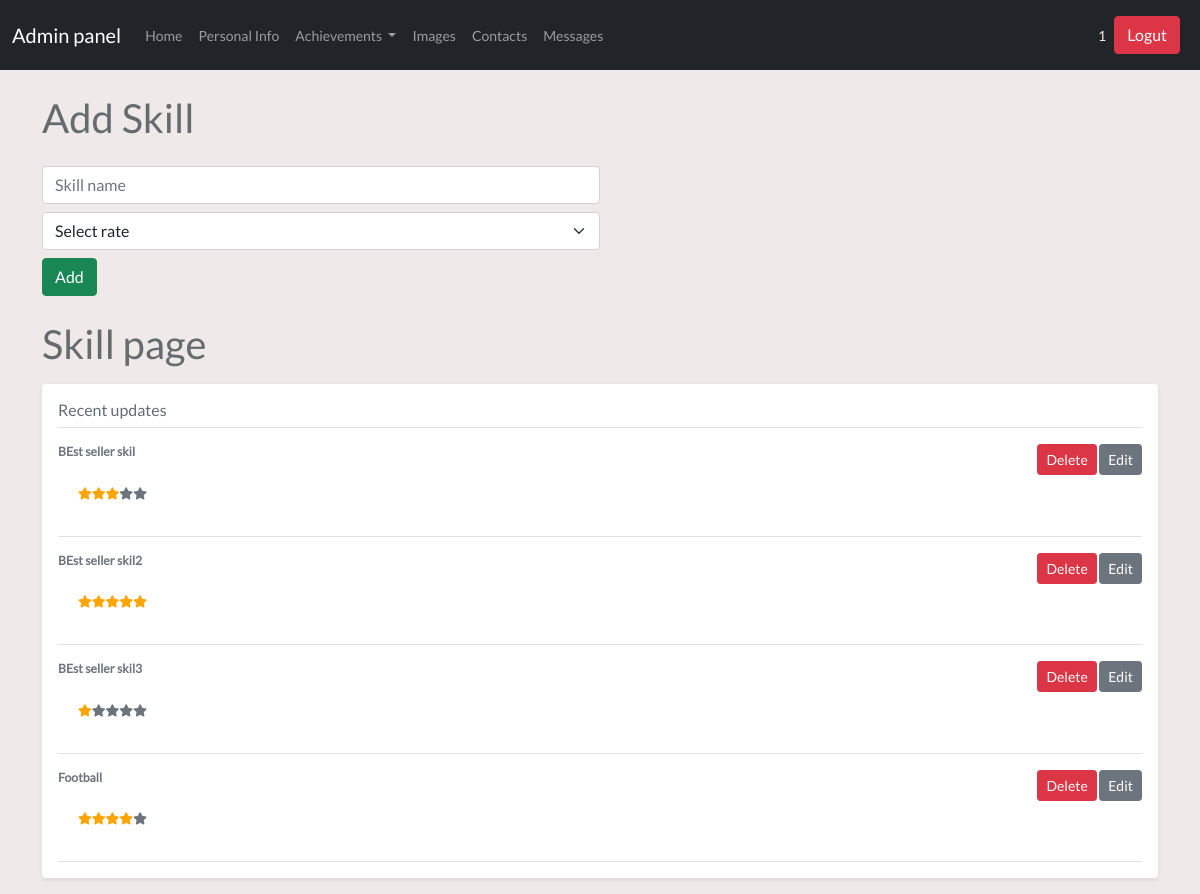
Screenshot of /admin/skill (signed in) with the database file from the repository.
### tables this page shows
CREATE TABLE user (
	id INTEGER NOT NULL, 
	username VARCHAR(20), 
	email VARCHAR(50), 
	password VARCHAR(80), 
	PRIMARY KEY (id), 
	UNIQUE (username), 
	UNIQUE (email)
);

CREATE TABLE skill (
	id INTEGER NOT NULL, 
	skill_name VARCHAR(50), 
	skill_rate1 VARCHAR(50), 
	skill_rate2 VARCHAR(50), 
	skill_rate3 VARCHAR(50), 
	skill_rate4 VARCHAR(50), 
	skill_rate5 VARCHAR(50), 
	PRIMARY KEY (id)
);

### controllers/admin/skill.py (the view, shortened to what this page needs)
@app.route('/admin/skill',methods=['GET','POST'])
@login_required
def admin_skill_index():
    from run import db
    from models import Skill
    skills=Skill.query.all()
    return render_template('admin/skill.html',skills=skills)

### controllers/admin/main.py (called while the page is built)
@app.before_request
def before_request():
    g.user = current_user

### run.py (called while the page is built)
@login_manager.user_loader
def load_user(user_id):
    from models import User
    return User.query.get(user_id)

### templates/admin/skill.html (shortened to what this page needs)
{% extends "admin/dashboard.html" %} {% block content %}
<div class="container">
  <h1 class="adminpage ml-4 mt-4">Add Skill</h1>
  <form action="/admin/skill" method="POST" class="w-50 ml-4 mt-4">
    <input
      type="text"
      name="skill_name"
      class="form-control my-2"
      placeholder="Skill name"
    />
    <select
      name="skill-select"
      class="form-select"
      aria-label="Default select example"
    >
      <option selected disabled>Select rate</option>
    </select>
    <input type="submit" class="btn btn-success my-2" value="Add" />
  </form>
  <h1 class="adminpage ml-4 mt-3">Skill page</h1>
  <div class="my-3 p-3 bg-body rounded shadow-sm">
    <h6 class="border-bottom pb-2 mb-0">Recent updates</h6>
    {% for skill in skills %}
    <div class="d-flex text-muted pt-3">
      <p
        class="
          w-100
          pb-3
          d-flex
          justify-content-between
          mb-0
          small
          lh-sm
          border-bottom
        "
      >
        <span>
          <strong class="d-block text-gray-dark">{{skill.skill_name}}</strong>
          <span class="col-6 skill d-flex mt-2">
            <i class="{{skill.skill_rate1}}"></i>
            <i class="{{skill.skill_rate2}}"></i>
            <i class="{{skill.skill_rate3}}"></i>
            <i class="{{skill.skill_rate4}}"></i>
            <i class="{{skill.skill_rate5}}"></i>
          </span>
        </span>
        <span>
          <a href="/deleteskill/{{skill.id}}" class="btn btn-sm btn-danger"
            >Delete</a
          >
          <a href="/updateskill/{{skill.id}}" class="btn btn-sm btn-secondary"
            >Edit</a
          >
        </span>
      </p>
    </div>
    {% endfor %}
  </div>
</div>
{% endblock %}

### templates/admin/dashboard.html (shortened to what this page needs)
<!DOCTYPE html>
<html lang="en">
  <head>
    <link
      rel="stylesheet"
      href="https://cdnjs.cloudflare.com/ajax/libs/font-awesome/5.15.3/css/all.min.css"
    />
    <link
      href="{{ url_for('static', filename='bootstrap.min.css') }}"
      rel="stylesheet"
    />
    <link rel="stylesheet" href="/static/admin/css/style.css" />
  </head>
  <body>
    <nav class="navbar navbar-expand-lg navbar-dark bg-dark">
      <div class="container-fluid">
        {% if '/admin/dashboard' in request.path %}
        <span class="navbar-brand">Admin panel</span>
        {% else %}
        <a class="navbar-brand" href="/admin/dashboard">Admin panel</a>
        {% endif %}
        <div class="collapse navbar-collapse" id="navbarText">
          <ul class="navbar-nav me-auto mb-2 mb-lg-0">
            <li class="nav-item">
              <a
                class="nav-link {{'active' if '/admin/home' in request.path else  ''}}"
                aria-current="page"
                href="/admin/home"
                >Home</a
              >
            </li>
            <li class="nav-item">
              <a
                class="nav-link {{'active' if '/admin/persinfo' in request.path else  ''}}"
                href="/admin/persinfo"
                >Personal Info</a
              >
            </li>
            <li class="nav-item dropdown">
              <a
                class="nav-link dropdown-toggle"
                href="#"
                id="navbarScrollingDropdown"
                role="button"
                data-bs-toggle="dropdown"
                aria-expanded="false"
              >
                Achievements
              </a>
            </li>
            <li class="nav-item">
              <a
                class="nav-link {{'active' if '/admin/images' in request.path else  ''}}"
                href="/admin/images"
                >Images</a
              >
            </li>
            <li class="nav-item">
              <a
                class="nav-link {{'active' if '/admin/socialprof' in request.path else  ''}}"
                href="/admin/socialprof"
                >Contacts</a
              >
            </li>
            <li class="nav-item">
              <a
                class="nav-link {{'active' if '/admin/form' in request.path else  ''}}"
                href="/admin/form"
                >Messages</a
              >
            </li>
          </ul>
          <div class="d-flex align-items-center">
            <div style="color: beige">{{ current_user.username }}</div>
            <button
              class="btn btn-danger m-2"
              onclick="window.location.href = '/logout'"
            >
              Logut
            </button>
          </div>
        </div>
      </div>
    </nav>
    {% block content %} {% endblock %}
  </body>
</html>

### static/app/css/style.css (style rules this page uses)
body { font-family: Lato, serif, Calibri, Arial; font-size: 14px; background-color: #efe9e9; color: #656c6d; font-weight: 400; margin: 0; padding: 0; box-sizing: border-box; }
.checked { color: orange; }
.skill { padding: 20px; }
.skill i { font-size: 1em; }

### rows the page displays
user: username "1"
skill: skill_name "BEst seller skil"
skill: skill_name "BEst seller skil2"
skill: skill_name "BEst seller skil3"
skill: skill_name "Football"
